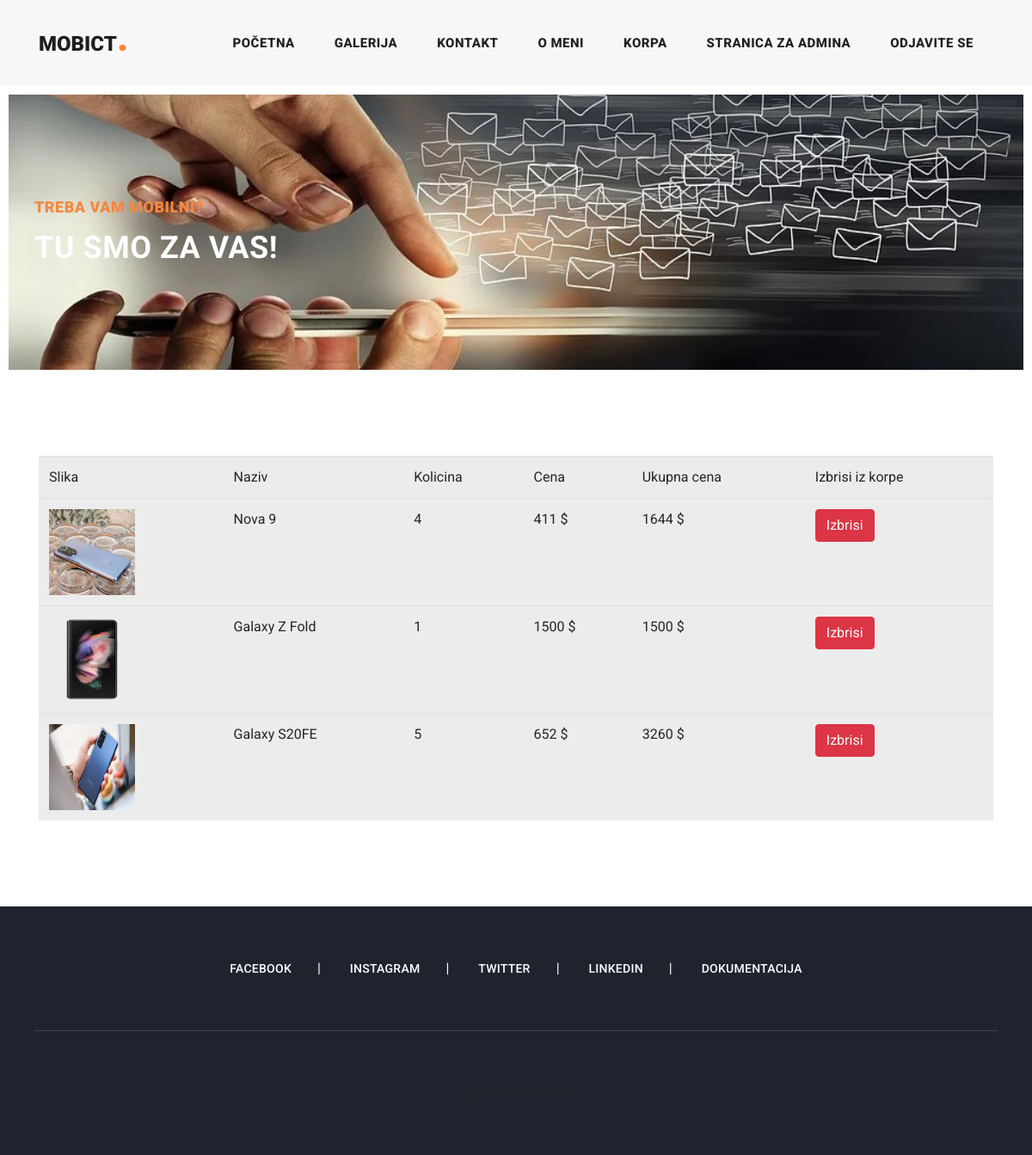
The app's page /index.php?page=korpa (signed in) with its own data.
### tables this page shows
CREATE TABLE `korpa` (
  `id_korpa` int(50) NOT NULL,
  `kolicina` int(250) NOT NULL,
  `id_telefon` int(250) NOT NULL,
  `id_korisnik` int(250) NOT NULL
);

CREATE TABLE `telefon` (
  `id` int(255) NOT NULL,
  `opis` varchar(500) NOT NULL,
  `cena` float NOT NULL,
  `id_marka` int(20) NOT NULL,
  `id_os` int(20) NOT NULL,
  `slika` varchar(255) NOT NULL,
  `naziv` varchar(255) NOT NULL,
  `mala_slika` varchar(255) NOT NULL
);

### views/page/korpa.php (the view, shortened to what this page needs)
<?php
global $con;
include("views/logreg.php");
if(isset($_SESSION['korisnik'])):
if(isset($_SESSION['korisnik'])){
    $korisnik= ($_SESSION['korisnik']);
}
$id = $korisnik->id;
    $korinsici = $con->prepare("select * from korpa k inner join telefon t on k.id_telefon = t.id  inner join korisnici ko on k.id_korisnik = ko.id where id_korisnik = $id");
    $korinsici->execute();
    $kor = $korinsici->fetchAll();
?>
<section class="blog-posts">
    <div class="container">
        <?php
        if(count($kor) == 0){
            echo "<p class='alert alert-danger my-3'>Vasa korpa je prazna.</p>";
        }
        else{
            ?>
            <table class="table table-active" >
                <thead>
                <tr>
                    <td>Slika</td>
                    <td>Naziv</td>
                    <td>Kolicina</td>
                    <td>Cena</td>
                    <td>Ukupna cena</td>
                    <td>Izbrisi iz korpe</td>
                </tr></thead>
                <?php foreach ($kor as $k): ?>
                    <tr>
                        <td> <img src="<?php echo $k->slika; ?>" width="100px" height="100px"/></td>
                        <td><?php echo $k->naziv; ?></td>
                        <td><?php echo $k->kolicina; ?></td>
                        <td><?php echo $k->cena; ?> $</td>
                        <td> <?php  $uc = $k->kolicina*$k->cena ?> <?=$uc?> $</td>
                        <td><a class="btn btn-danger" href="del/deleteKorpa.php?id=<?php echo $k->id_korpa ?> ">Izbrisi</a></td>
                    </tr>
                <?php endforeach  ?>
            </table>
            <?php
        }
        ?>
        <?php endif; ?>
            </div>
        </section>

### assets/css/templatemo-stand-blog.css (style rules this page uses)
body { font-family: 'Roboto', sans-serif; overflow-x: hidden; text-rendering: optimizeLegibility; -webkit-font-smoothing: antialiased; -moz-osx-font-smoothing: grayscale; }
a { text-decoration: none!important; }
.blog-posts { margin-top: 100px; }

### records on screen
korpa: id_telefon.slika (picture), id_telefon.naziv "Nova 9", kolicina "4", id_telefon.cena "411", kolicina.cena "1644"
korpa: id_telefon.slika (picture), id_telefon.naziv "Galaxy Z Fold", kolicina "1", id_telefon.cena "1500"
korpa: id_telefon.slika (picture), id_telefon.naziv "Galaxy S20FE", kolicina "5", id_telefon.cena "652", kolicina.cena "3260"
